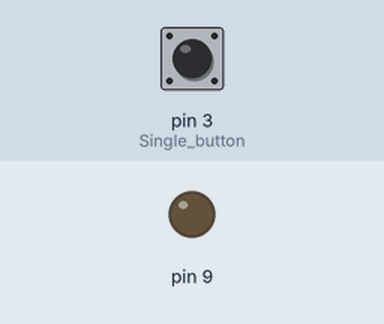
Recording of a sketch running on a simulated Arduino Uno, built with avr-gcc and run on an emulated ATmega328P. On the bench: output pins drawn as LEDs (lit = HIGH). The inputs (shaded band) are chosen by the test bench; at power-on: pin 3 (Single_button) HIGH.

Above: at 1.2 s.
1.3 s: pin 3 (Single_button) pulled LOW for 0.15 s
At 1.47 s:
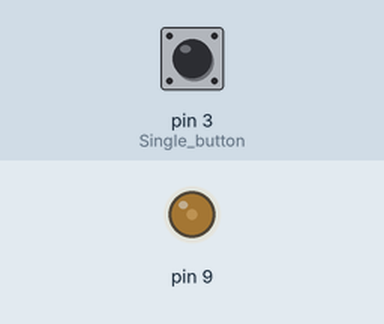
3.0 s: pin 3 (Single_button) pulled LOW for 3.2 s
At 7.3 s:
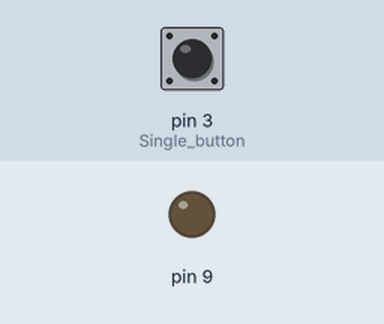
Timing chart, 0 to 8.8 s (numbered marks = the images above; inputs shaded):
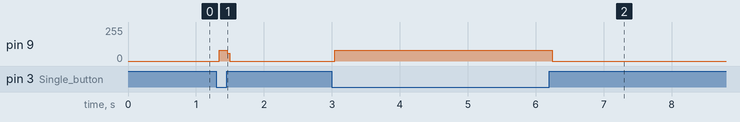

Measured:
- after the input at 1.3 s, pin 9: 0/255 → 80/255 at once, → 0/255 0.12 s later
- after the input at 3.0 s, pin 9: 0/255 → 80/255 at once, → 0/255 3.2 s later

The sketch:

tx_buzzer_final.ino
```cpp
void setup() {
  pinMode(9, OUTPUT);
  pinMode(3, INPUT_PULLUP);  // Single button (D3 works)
}

void loop() {
  if(digitalRead(3) == LOW) {
    digitalWrite(9, HIGH); delayMicroseconds(12);
    digitalWrite(9, LOW);  delayMicroseconds(25);  // Your working pattern
  }
}
```
